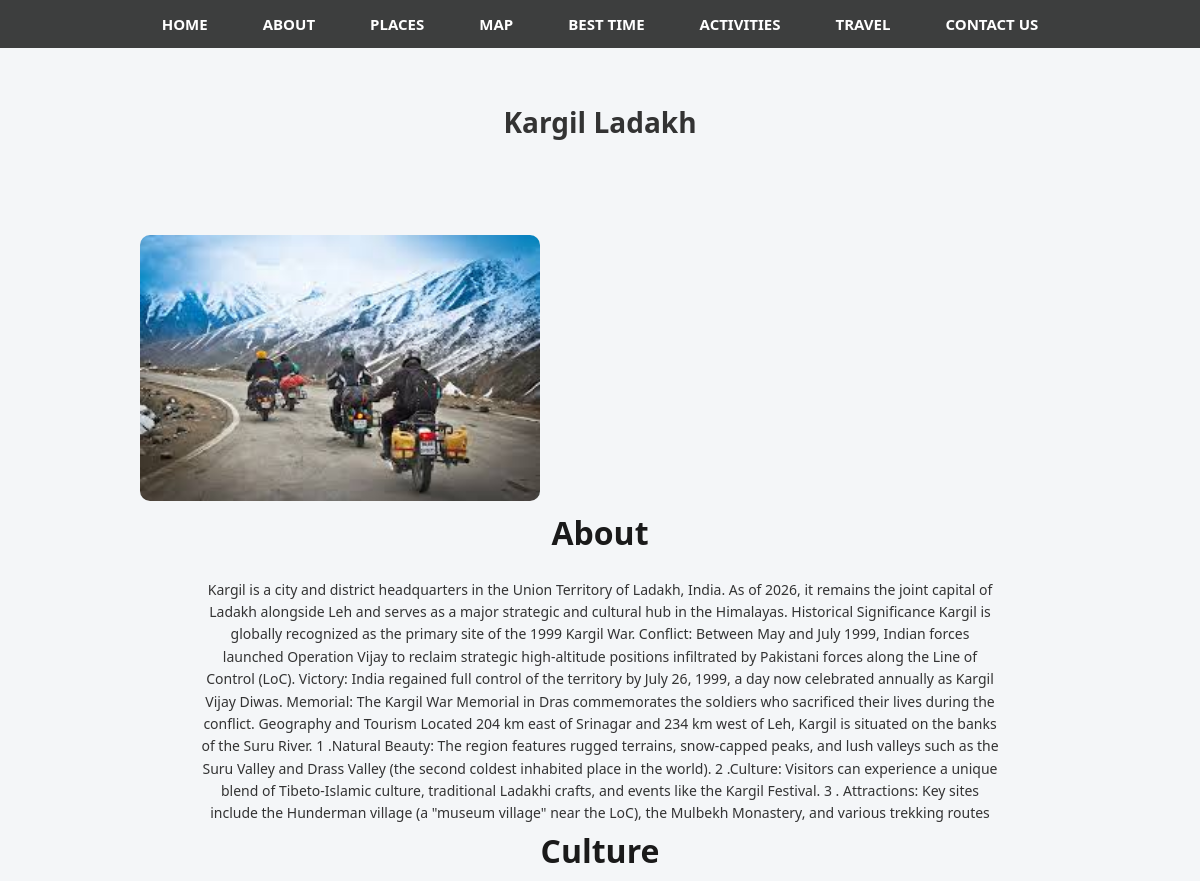
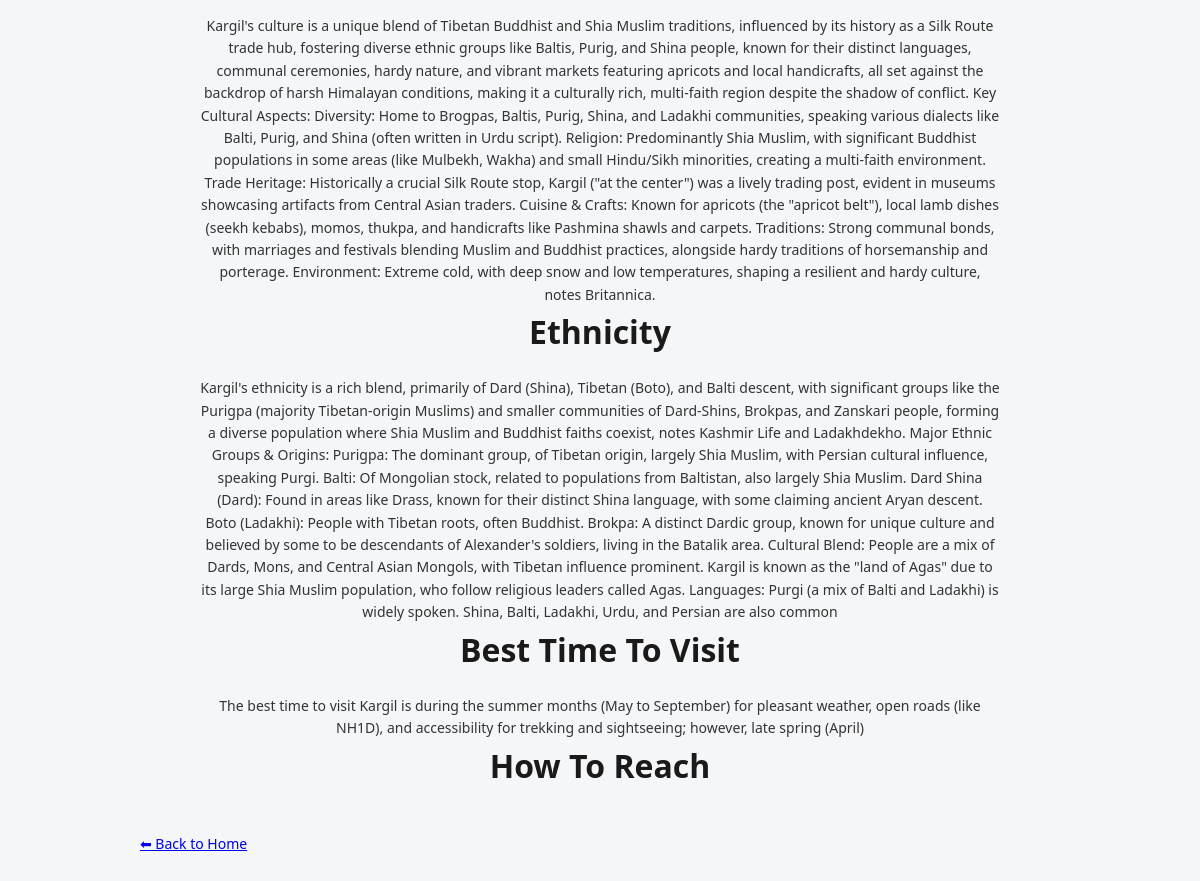
Page /place/kargil/ on the committed database (2 pictures, top to bottom).
### tourism/models.py (models this page shows, shortened)
class Place(models.Model):
    name = models.CharField(max_length=200)
    slug = models.SlugField(unique=True)   # like leh, kargil, pangong-lake
    description = models.TextField()
    culture = models.TextField(blank=True)
    ethnicity = models.TextField(blank=True)
    best_time = models.CharField(max_length=200, blank=True)
    how_to_reach = models.TextField(blank=True)
    image = models.ImageField(upload_to='places/', blank=True, null=True)

### tourism/views.py (the view)
# urls.py: path('place/<slug:slug>/', views.place_detail, name='place_detail'),
def place_detail(request, slug):
    place = get_object_or_404(Place, slug=slug)
    return render(request, "place_detail.html", {"place": place})

### tourism/templates/place_detail.html (shortened to what this page needs)
{% load static %}
<!DOCTYPE html>
<html>
<head>
    <link rel="stylesheet" href="{% static 'style.css' %}">
    <link rel="stylesheet" href="{% static 'index.css' %}">
</head>
<body>
{% include 'head.html' %}
<h1 class="g">{{ place.name }}</h1>
<section class="search-s">
    {% if place.image %}
    <img src="{{ place.image.url }}" style="width:400px; border-radius:10px;">
    {% endif %}
    <h2>About</h2>
    <p>{{ place.description }}</p>
    <h2>Culture</h2>
    <p>{{ place.culture }}</p>
    <h2>Ethnicity</h2>
    <p>{{ place.ethnicity }}</p>
<h2>Best Time To Visit</h2>
<p>{{ place.best_time }}</p>
<h2>How To Reach</h2>
<br>
<a href="{% url 'home' %}">⬅ Back to Home</a>
</section>
</body>
</html>

### tourism/static/style.css (style rules this page uses)
* { margin: 0; padding: 0; box-sizing: border-box; font-family: "Segoe UI", Tahoma, sans-serif; }
body { background-color: #f4f6f8; color: #333; line-height: 1.6; }
section { padding: 70px 10%; }
section h2 { text-align: center; font-size: 32px; margin-bottom: 20px; color: #1a1a1a; }
section p { text-align: center; max-width: 800px; margin: auto; }

### tourism/static/index.css (style rules this page uses)
body { margin: 0; font-size: 14px; font-weight: normal; overflow-x: hidden; font-family: Arial, sans-serif; line-height: 1.6; }
section { padding: 50px; }
h2 { text-align: center; color: #0b3c5d; }
* { margin: 0; padding: 0; box-sizing: border-box; font-family: Arial, sans-serif; }
.g { margin-top: 100px; text-align: center; }
.search-s { margin: 20px; }

### rows in the picture
Place: name "Kargil Ladakh", image (picture), description "Kargil is a city and district headquarters in the Union Territory of Ladakh, India. As of 2026, it remains the joint capital of Ladakh alongside Leh and serves as a major strategic and cultural hub in the Himalayas. Historical Significance Kargil is globally recognized as the primary site of the 1999 Kargil War. Conflict: Between May and July 1999, Indian forces launched Operation Vijay to reclaim strategic high-altitude positions infiltrated by Pakistani forces along the Line of Control (LoC). Victory: India regained full control of the territory by July 26, 1999, a day now celebrated annually as Kargil Vijay Diwas. Memorial: The Kargil War Memorial in Dras commemorates the soldiers who…", culture "Kargil's culture is a unique blend of Tibetan Buddhist and Shia Muslim traditions, influenced by its history as a Silk Route trade hub, fostering diverse ethnic groups like Baltis, Purig, and Shina people, known for their distinct languages, communal ceremonies, hardy nature, and vibrant markets featuring apricots and local handicrafts, all set against the backdrop of harsh Himalayan conditions, making it a culturally rich, multi-faith region despite the shadow of conflict. Key Cultural Aspects: Diversity: Home to Brogpas, Baltis, Purig, Shina, and Ladakhi communities, speaking various dialects like Balti, Purig, and Shina (often written in Urdu script). Religion: Predominantly Shia Muslim,…", ethnicity "Kargil's ethnicity is a rich blend, primarily of Dard (Shina), Tibetan (Boto), and Balti descent, with significant groups like the Purigpa (majority Tibetan-origin Muslims) and smaller communities of Dard-Shins, Brokpas, and Zanskari people, forming a diverse population where Shia Muslim and Buddhist faiths coexist, notes Kashmir Life and Ladakhdekho. Major Ethnic Groups & Origins: Purigpa: The dominant group, of Tibetan origin, largely Shia Muslim, with Persian cultural influence, speaking Purgi. Balti: Of Mongolian stock, related to populations from Baltistan, also largely Shia Muslim. Dard Shina (Dard): Found in areas like Drass, known for their distinct Shina language, with some…", best_time "The best time to visit Kargil is during the summer months (May to September) for pleasant weather, open roads (like NH1D), and accessibility for trekking and sightseeing; however, late spring (April)"
